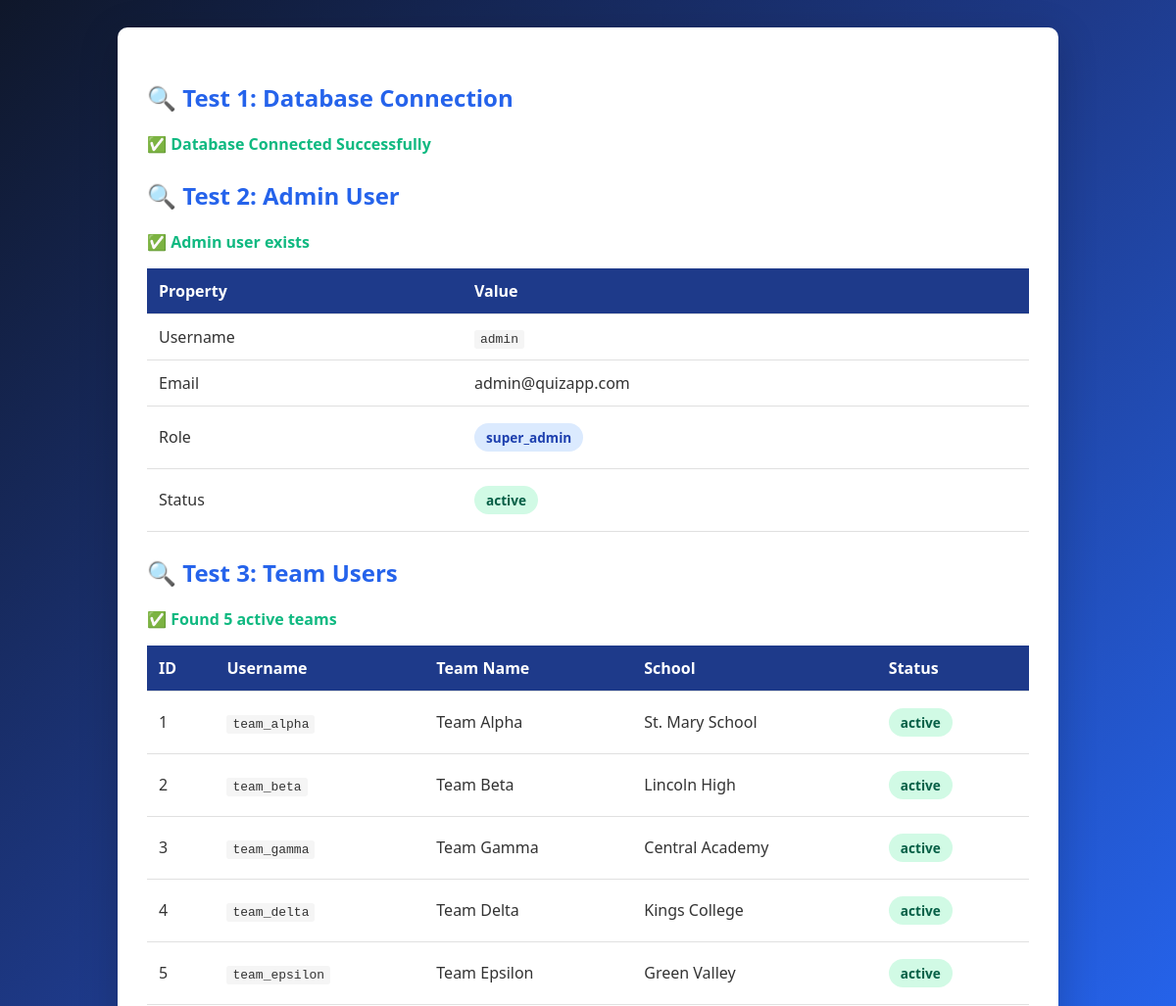
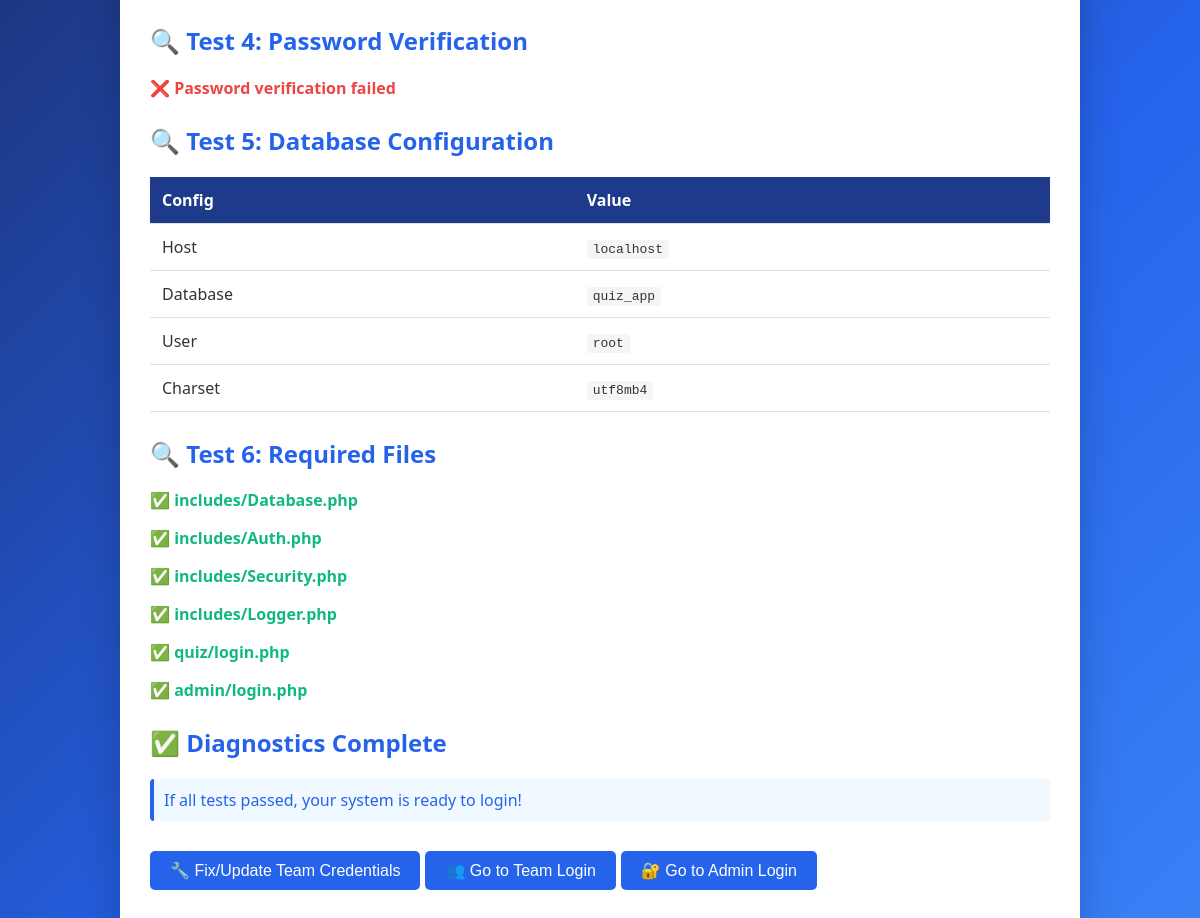
Page /diagnose_login.php on the committed database (2 pictures, top to bottom).
### tables this page shows
CREATE TABLE `teams` (
  `id` INT PRIMARY KEY AUTO_INCREMENT,
  `school_name` VARCHAR(255) NOT NULL,
  `team_name` VARCHAR(255) NOT NULL,
  `leader_name` VARCHAR(150) NOT NULL,
  `username` VARCHAR(100) NOT NULL UNIQUE,
  `email` VARCHAR(150),
  `password` VARCHAR(255) NOT NULL,
  `status` ENUM('active', 'inactive') DEFAULT 'active',
  `created_at` TIMESTAMP DEFAULT CURRENT_TIMESTAMP,
  `updated_at` TIMESTAMP DEFAULT CURRENT_TIMESTAMP ON UPDATE CURRENT_TIMESTAMP,
  INDEX `idx_username` (`username`),
  INDEX `idx_status` (`status`),
  INDEX `idx_school_name` (`school_name`)
);

### includes/Database.php (called while the page is built, shortened)
<?php
class Database
{
    private static $instance = null;
    private $connection;
    private $stmt;
    public static function getInstance()
    {
        if (self::$instance === null) {
            self::$instance = new self();
        }
        return self::$instance;
    }
    private function connect()
    {
        $dsn = 'mysql:host=' . DB_HOST . ';dbname=' . DB_NAME . ';charset=' . DB_CHARSET;
        try {
            $this->connection = new PDO(
                $dsn,
                DB_USER,
                DB_PASS,
                [
                    PDO::ATTR_ERRMODE => PDO::ERRMODE_EXCEPTION,
                    PDO::ATTR_DEFAULT_FETCH_MODE => PDO::FETCH_ASSOC,
                    PDO::ATTR_EMULATE_PREPARES => false,
                ]
            );
        } catch (PDOException $e) {
            Logger::error('Database Connection Error: ' . $e->getMessage());
            die('Database connection failed. Please try again later.');
        }
    }
    public function query($sql, $params = [])
    {
        try {
            $this->stmt = $this->connection->prepare($sql);
            if (!$this->stmt->execute($params)) {
                $errorInfo = $this->stmt->errorInfo();
                throw new Exception('Database error: ' . (isset($errorInfo[2]) ? $errorInfo[2] : 'Unknown error'));
            }
            return $this;
        } catch (PDOException $e) {
            Logger::error('Query Error: ' . $e->getMessage() . ' SQL: ' . $sql);
            throw new Exception('Database query failed: ' . $e->getMessage());
        } catch (Exception $e) {
            Logger::error('Query Error: ' . $e->getMessage());
            throw $e;
        }
    }
    public function single()
    {
        return $this->stmt->fetch();
    }
    public function resultSet()
    {
        return $this->stmt->fetchAll();
    }
}

### diagnose_login.php (the view, shortened to what this page needs)
<?php
echo "<!DOCTYPE html>
<html>
<head>
    <title>Login Diagnostics</title>
    <style>
        body { font-family: Segoe UI, Arial; background: linear-gradient(135deg, #0f172a 0%, #1e3a8a 35%, #2563eb 70%, #3b82f6 100%); color: #333; padding: 20px; }
        .container { max-width: 900px; margin: 0 auto; background: white; padding: 30px; border-radius: 10px; box-shadow: 0 10px 40px rgba(0,0,0,0.2); }
        h1 { color: #1e3a8a; border-bottom: 3px solid #2563eb; padding-bottom: 10px; }
        h2 { color: #2563eb; margin-top: 25px; }
        .success { color: #10b981; font-weight: bold; }
        .error { color: #ef4444; font-weight: bold; }
        .info { color: #2563eb; background: #f0f9ff; padding: 10px; border-left: 4px solid #2563eb; margin: 10px 0; border-radius: 4px; }
        table { width: 100%; border-collapse: collapse; margin: 15px 0; }
        th, td { padding: 12px; text-align: left; border-bottom: 1px solid #e0e0e0; }
        th { background: #1e3a8a; color: white; }
        tr:hover { background: #f0f9ff; }
        .badge { display: inline-block; padding: 5px 12px; border-radius: 20px; font-size: 0.85rem; font-weight: 600; margin: 5px 5px 5px 0; }
        .badge-success { background: #d1fae5; color: #065f46; }
        .badge-error { background: #fee2e2; color: #7f1d1d; }
        .badge-info { background: #dbeafe; color: #1e40af; }
        code { background: #f5f5f5; padding: 2px 6px; border-radius: 3px; font-family: monospace; }
        button { background: #2563eb; color: white; border: none; padding: 10px 20px; border-radius: 5px; cursor: pointer; font-size: 16px; margin: 10px 5px 10px 0; }
        button:hover { background: #1e3a8a; }
    </style>
</head>
<body>
    <div class='container'>";
echo "<h2>🔍 Test 1: Database Connection</h2>";
try {
    $db = Database::getInstance();
    echo "<p class='success'>✅ Database Connected Successfully</p>";
} catch (Exception $e) {
    echo "<p class='error'>❌ Database Connection Failed: " . $e->getMessage() . "</p>";
    die();
}
echo "<h2>🔍 Test 2: Admin User</h2>";
$db->query('SELECT id, username, email, role, status FROM admins WHERE username = ?', ['admin']);
$admin = $db->single();
if ($admin) {
    echo "<p class='success'>✅ Admin user exists</p>";
    echo "<table>";
    echo "<tr><th>Property</th><th>Value</th></tr>";
    echo "<tr><td>Username</td><td><code>" . htmlspecialchars($admin['username']) . "</code></td></tr>";
    echo "<tr><td>Email</td><td>" . htmlspecialchars($admin['email']) . "</td></tr>";
    echo "<tr><td>Role</td><td><span class='badge badge-info'>" . htmlspecialchars($admin['role']) . "</span></td></tr>";
    echo "<tr><td>Status</td><td><span class='badge badge-success'>" . htmlspecialchars($admin['status']) . "</span></td></tr>";
    echo "</table>";
} else {
    echo "<p class='error'>❌ Admin user not found</p>";
}
echo "<h2>🔍 Test 3: Team Users</h2>";
$db->query('SELECT COUNT(*) as count FROM teams WHERE status = ?', ['active']);
$result = $db->single();
$teamCount = $result['count'] ?? 0;
if ($teamCount > 0) {
    echo "<p class='success'>✅ Found " . $teamCount . " active teams</p>";
    $db->query('SELECT id, username, team_name, school_name, status FROM teams ORDER BY id LIMIT 10');
    $teams = $db->resultSet();
    echo "<table>";
    echo "<tr><th>ID</th><th>Username</th><th>Team Name</th><th>School</th><th>Status</th></tr>";
    foreach ($teams as $team) {
        echo "<tr>";
        echo "<td>" . $team['id'] . "</td>";
        echo "<td><code>" . htmlspecialchars($team['username']) . "</code></td>";
        echo "<td>" . htmlspecialchars($team['team_name']) . "</td>";
        echo "<td>" . htmlspecialchars($team['school_name']) . "</td>";
        echo "<td><span class='badge badge-success'>" . htmlspecialchars($team['status']) . "</span></td>";
        echo "</tr>";
    }
    echo "</table>";
} else {
    echo "<p class='error'>❌ No active teams found</p>";
}
echo "<h2>🔍 Test 4: Password Verification</h2>";
$testPassword = 'password';
$testHash = '$2y$10$N9qo8uLOickgx2ZMRZoMyeIjZAgcg7b3XeKeUxWdeS86E36P4/1Pq';
if (password_verify($testPassword, $testHash)) {
    echo "<p class='success'>✅ Password verification working</p>";
    echo "<p class='info'>Test Password '<code>" . $testPassword . "</code>' correctly verifies against stored hash</p>";
} else {
    echo "<p class='error'>❌ Password verification failed</p>";
}
echo "<h2>🔍 Test 5: Database Configuration</h2>";
echo "<table>";
echo "<tr><th>Config</th><th>Value</th></tr>";
echo "<tr><td>Host</td><td><code>" . DB_HOST . "</code></td></tr>";
echo "<tr><td>Database</td><td><code>" . DB_NAME . "</code></td></tr>";
echo "<tr><td>User</td><td><code>" . DB_USER . "</code></td></tr>";
echo "<tr><td>Charset</td><td><code>" . DB_CHARSET . "</code></td></tr>";
echo "</table>";
echo "<h2>🔍 Test 6: Required Files</h2>";
$files = [
    'includes/Database.php',
    'includes/Auth.php',
    'includes/Security.php',
    'includes/Logger.php',
    'quiz/login.php',
    'admin/login.php'
];
foreach ($files as $file) {
    $path = ROOT_PATH . '/' . $file;
    if (file_exists($path)) {
        echo "<p class='success'>✅ " . $file . "</p>";
    } else {
        echo "<p class='error'>❌ " . $file . " NOT FOUND</p>";
    }
}
echo "<h2>✅ Diagnostics Complete</h2>";
echo "<p class='info'>If all tests passed, your system is ready to login!</p>";
echo "<p style='margin-top: 20px;'>";
echo "<button onclick='window.location=\"fix_login_credentials.php\"'>🔧 Fix/Update Team Credentials</button>";
echo "<button onclick='window.location=\"quiz/login.php\"'>👥 Go to Team Login</button>";
echo "<button onclick='window.location=\"admin/login.php\"'>🔐 Go to Admin Login</button>";
echo "</p>";
echo "    </div>
</body>
</html>";
?>

### diagnose_login.php (style rules this page uses)
body { font-family: Segoe UI, Arial; background: linear-gradient(135deg, #0f172a 0%, #1e3a8a 35%, #2563eb 70%, #3b82f6 100%); color: #333; padding: 20px; }
.container { max-width: 900px; margin: 0 auto; background: white; padding: 30px; border-radius: 10px; box-shadow: 0 10px 40px rgba(0,0,0,0.2); }
h2 { color: #2563eb; margin-top: 25px; }
.success { color: #10b981; font-weight: bold; }
.error { color: #ef4444; font-weight: bold; }
.info { color: #2563eb; background: #f0f9ff; padding: 10px; border-left: 4px solid #2563eb; margin: 10px 0; border-radius: 4px; }
table { width: 100%; border-collapse: collapse; margin: 15px 0; }
th, td { padding: 12px; text-align: left; border-bottom: 1px solid #e0e0e0; }
th { background: #1e3a8a; color: white; }
.badge { display: inline-block; padding: 5px 12px; border-radius: 20px; font-size: 0.85rem; font-weight: 600; margin: 5px 5px 5px 0; }
.badge-success { background: #d1fae5; color: #065f46; }
.badge-info { background: #dbeafe; color: #1e40af; }
code { background: #f5f5f5; padding: 2px 6px; border-radius: 3px; font-family: monospace; }
button { background: #2563eb; color: white; border: none; padding: 10px 20px; border-radius: 5px; cursor: pointer; font-size: 16px; margin: 10px 5px 10px 0; }

### rows in the picture
teams: id "1", username "team_alpha", team_name "Team Alpha", school_name "St. Mary School", status "active"
teams: id "2", username "team_beta", team_name "Team Beta", school_name "Lincoln High", status "active"
teams: id "3", username "team_gamma", team_name "Team Gamma", school_name "Central Academy", status "active"
teams: id "4", username "team_delta", team_name "Team Delta", school_name "Kings College", status "active"
teams: id "5", username "team_epsilon", team_name "Team Epsilon", school_name "Green Valley", status "active"

### other values in the picture
$admin['username'] "admin"
$admin['email'] "admin@quizapp.com"
$admin['role'] "super_admin"
$admin['status'] "active"
$teamCount "5"
DB_HOST "localhost"
DB_NAME "quiz_app"
DB_USER "root"
DB_CHARSET "utf8mb4"
$file "includes/Database.php"
$file "includes/Auth.php"
$file "includes/Security.php"
$file "includes/Logger.php"
$file "quiz/login.php"
$file "admin/login.php"
